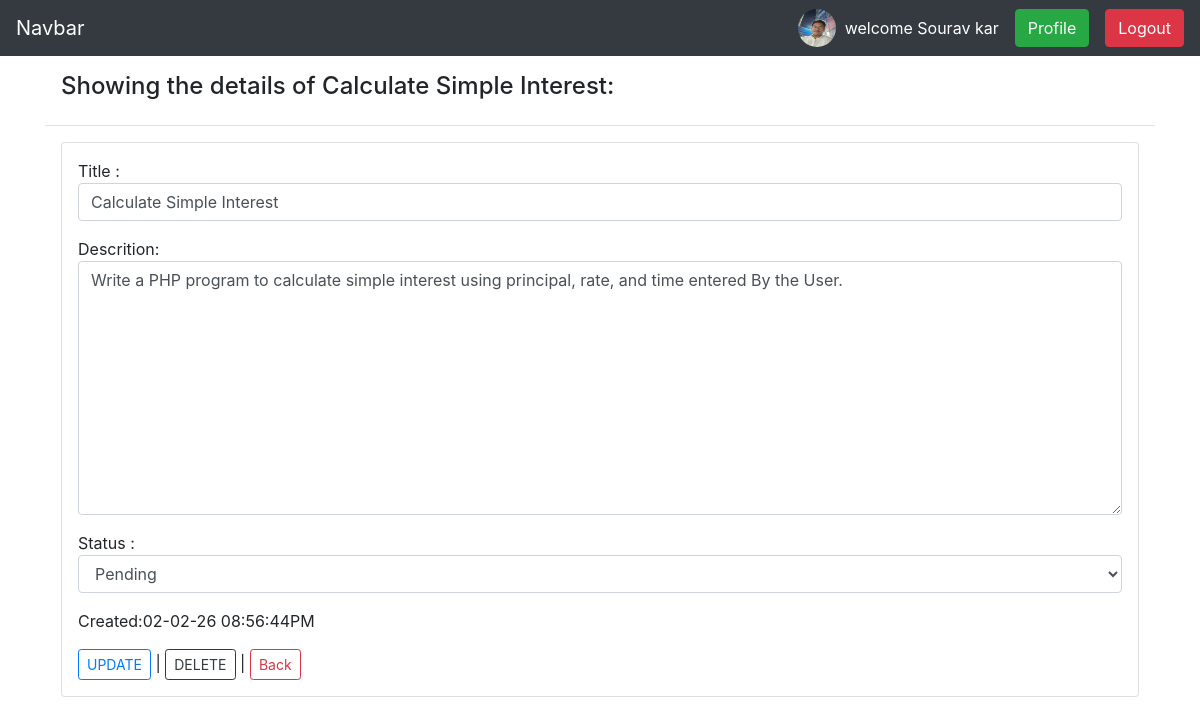
/view_task.php?tid=tasks-7810-1770065804 (signed in), run on the app's committed database.
### tables this page shows
CREATE TABLE `tasks` (
  `task_id` varchar(100) NOT NULL,
  `title` text NOT NULL,
  `description` text NOT NULL,
  `status` varchar(20) NOT NULL DEFAULT 'Pending',
  `user_id` varchar(100) NOT NULL,
  `created` timestamp NOT NULL DEFAULT current_timestamp()
);

### view_task.php (the view, shortened to what this page needs)
<!DOCTYPE html>
<html lang="en">
<head>
    <?php include_once("./assets/plugins.php"); ?>
</head>
<body>
  <?php include('./assets/nav.php');?>
    <?php
       $taskId = !(empty($_GET['tid'])) ? $_GET['tid'] : null;
  if ($taskId) {
    $con = new MYSQLi(HOST, USER, PASS, DB);
    if ($con->connect_error)
      die($con->connect_error);
    else {
      $SQL = "select * from tasks where task_id=?";
      $stmt = $con->prepare($SQL);
      $stmt->bind_param("s", $taskId);
      $stmt->execute();
      $resultSet = $stmt->get_result();
      if ($rows = $resultSet->fetch_assoc()) {
            ?>
             <div class="container">
              <header class="modal-header">
            <h4>Showing the details of <?php echo $rows['title'];?>:</h4>
        </header>
              <div class="card p-3 m-3">
                <form method="POST" action="update_task">
            <p class="form-group">Title : <input type="text" name="editTitle" value="<?php echo $rows['title'];?>" class="form-control"></p>
            <p class="form-group">Descrition: <textarea name="editDesc" id="editDesc" cols="30" rows="10" class="form-control"><?php echo $rows['description'];?></textarea></p>
            <p class="form-group">Status :
            <select name="editStatus" class="form-control" required>
                <option <?php if($rows['status'] =="Pending") echo "selected"; ?>>Pending</option>
            </select>
           </p>
            <p class="form-group">Created:<?php echo  date("d-m-y h:i:sA",strtotime($rows['created']));?></p>
            <button class="btn btn-sm btn-outline-primary">UPDATE</button> |
            <a  class="btn btn-sm btn-outline-dark" onclick="return confirm('Do You want to Delete This Task ?');" href="task_delete?tid=<?php echo $rows['task_id'];?>">DELETE</a> |
            <a href="task" class="btn btn-sm btn-outline-danger">Back</a>
           </form>
        </div>
            <?php
           }
        }
        }
    ?>
      </div>
</body>
</html>

### data on the page
tasks: title "Calculate Simple Interest", editTitle "Calculate Simple Interest", editDesc "Write a PHP program to calculate simple interest using principal, rate, and time entered By the User.", editStatus "Pending", created "02-02-26 08:56:44PM"

### other printed values
$_SESSION['USER'] "Sourav kar"
